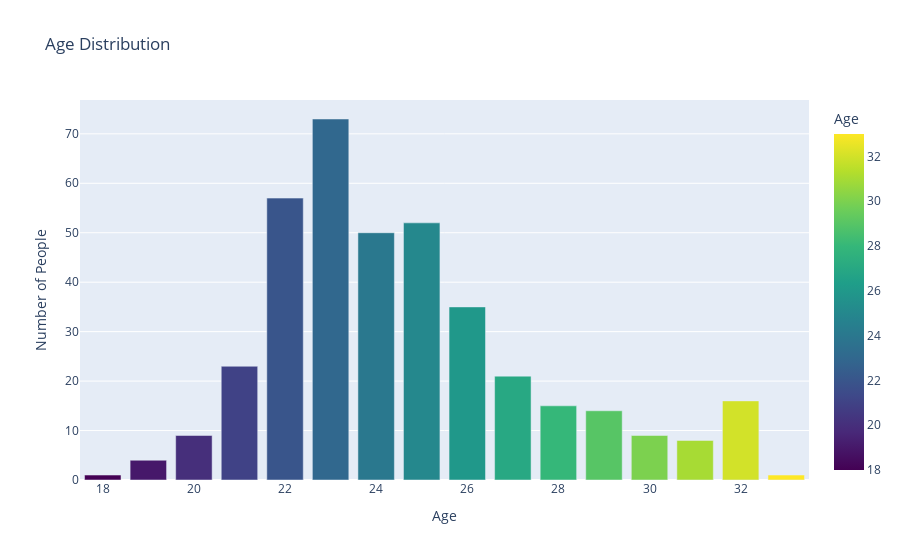

The code cell stored with this chart in its notebook:
### Markdown cell above
- CREATE A BAR CHART FOR THE AGE COLUMN

### Code cell
# Extract the values from the 'Age' column and count occurrences
age_counts = online_food['Age'].value_counts().reset_index()
age_counts.columns = ['Age', 'Count']

# Create the bar chart with color grading
fig = px.bar(age_counts, x='Age', y='Count', title='Age Distribution',
             labels={'Age': 'Age', 'Count': 'Number of People'},
             color='Age', color_continuous_scale='Viridis')

# Show the plot
fig.show()

### Figure 1 — Plotly figure (JSON) as saved in the notebook; plotly's stock layout.template omitted (floating-point values rounded to 4 significant figures)
{"data": [{"alignmentgroup": "True", "hovertemplate": "Age=%{marker.color}<br>Number of People=%{y}<extra></extra>", "legendgroup": "", "marker": {"color": [23, 22, 25, 24, 26, 21, 27, 32, 28, 29, 20, 30, 31, 19, 18, 33], "coloraxis": "coloraxis", "pattern": {"shape": ""}}, "name": "", "offsetgroup": "", "orientation": "v", "showlegend": false, "textposition": "auto", "type": "bar", "x": [23, 22, 25, 24, 26, 21, 27, 32, 28, 29, 20, 30, 31, 19, 18, 33], "xaxis": "x", "y": [73, 57, 52, 50, 35, 23, 21, 16, 15, 14, 9, 9, 8, 4, 1, 1], "yaxis": "y"}], "layout": {"barmode": "relative", "coloraxis": {"colorbar": {"title": {"text": "Age"}}, "colorscale": [[0, "#440154"], [0.1111, "#482878"], [0.2222, "#3e4989"], [0.3333, "#31688e"], [0.4444, "#26828e"], [0.5556, "#1f9e89"], [0.6667, "#35b779"], [0.7778, "#6ece58"], [0.8889, "#b5de2b"], [1, "#fde725"]]}, "legend": {"tracegroupgap": 0}, "title": {"text": "Age Distribution"}, "xaxis": {"anchor": "y", "domain": [0, 1], "title": {"text": "Age"}}, "yaxis": {"anchor": "x", "domain": [0, 1], "title": {"text": "Number of People"}}}}
